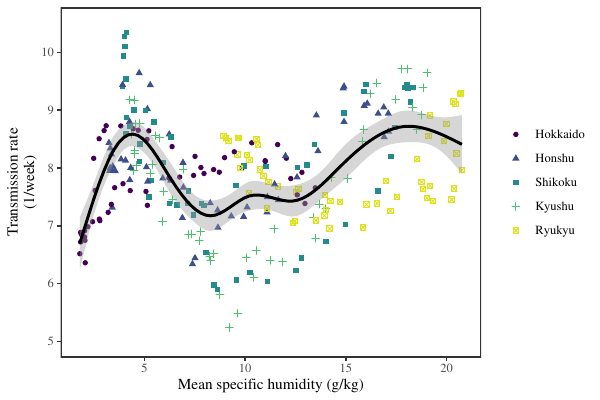

This chart was generated by the following R code:
library(tidyr)
library(dplyr)
library(ggplot2); theme_set(theme_bw(base_family="Times"))
library(egg)
library(rstan)
source("../R/firstup.R")
source("../script/script_data.R")

island <- c("hokkaido", "honshu", "shikoku", "kyushu", "ryukyu")

fitlist <- betalist <- npilist <- Slist <- vector('list', length(island))

for (i in 1:length(island)) {
  print(i)
  ii <- island[[i]]
  
  file <- paste0("../stanfit_sirs/stanfit_sirs_", ii, "_npi.rda")
  
  load(file)
  
  ff <- get(paste0("stanfit_sirs_", ii, "_npi"))
  
  ss <- summary(ff)
  
  fitlist[[i]] <- data.frame(
    week=rep(1:52, 11),
    year=rep(2013:2023, each=52),
    est=ss$summary[grepl("C\\[", rownames(ss$summary)),6],
    lwr=ss$summary[grepl("C\\[", rownames(ss$summary)),4],
    upr=ss$summary[grepl("C\\[", rownames(ss$summary)),8],
    island=firstup(ii)
  )
  
  npilist[[i]] <- data.frame(
    week=rep(1:52, 11),
    year=rep(2013:2023, each=52),
    est=ss$summary[grepl("npieff\\[", rownames(ss$summary)),6],
    lwr=ss$summary[grepl("npieff\\[", rownames(ss$summary)),4],
    upr=ss$summary[grepl("npieff\\[", rownames(ss$summary)),8],
    island=firstup(ii)
  )
  
  Slist[[i]] <- data.frame(
    week=rep(1:52, 11),
    year=rep(2013:2023, each=52),
    est=ss$summary[grepl("S\\[", rownames(ss$summary)),6],
    lwr=ss$summary[grepl("S\\[", rownames(ss$summary)),4],
    upr=ss$summary[grepl("S\\[", rownames(ss$summary)),8],
    island=firstup(ii)
  )
  
  betalist[[i]] <- data.frame(
    week=1:52,
    est=ss$summary[grepl("beta\\[", rownames(ss$summary)),6],
    lwr=ss$summary[grepl("beta\\[", rownames(ss$summary)),4],
    upr=ss$summary[grepl("beta\\[", rownames(ss$summary)),8],
    island=firstup(ii)
  )  
}

betadata <- betalist %>%
  bind_rows %>%
  mutate(
    island=factor(island, levels=c("Hokkaido", "Honshu", "Shikoku", "Kyushu", "Ryukyu"))
  )

japan_humidity_island2 <- japan_humidity_island %>%
  # filter(year < 2020) %>%
  group_by(island, week) %>%
  summarise(humidity=mean(humidity))

betadata2 <- betadata %>%
  merge(japan_humidity_island2)

g1 <- ggplot(betadata2) +
  geom_point(aes(humidity*1000, est, col=island, shape=island)) +
  geom_smooth(aes(humidity*1000, est), col="black",
              method="gam") +
  scale_x_continuous("Mean specific humidity (g/kg)") +
  scale_y_continuous("Transmission rate\n(1/week)", limits=c(5, 10.5)) +
  scale_color_viridis_d(end=0.95) +
  theme(
    strip.background = element_blank(),
    panel.grid = element_blank(),
    panel.border = element_rect(linewidth=1),
    legend.title = element_blank()
  )

ggsave("figure_joint_climate.pdf", g1, width=6, height=4)
